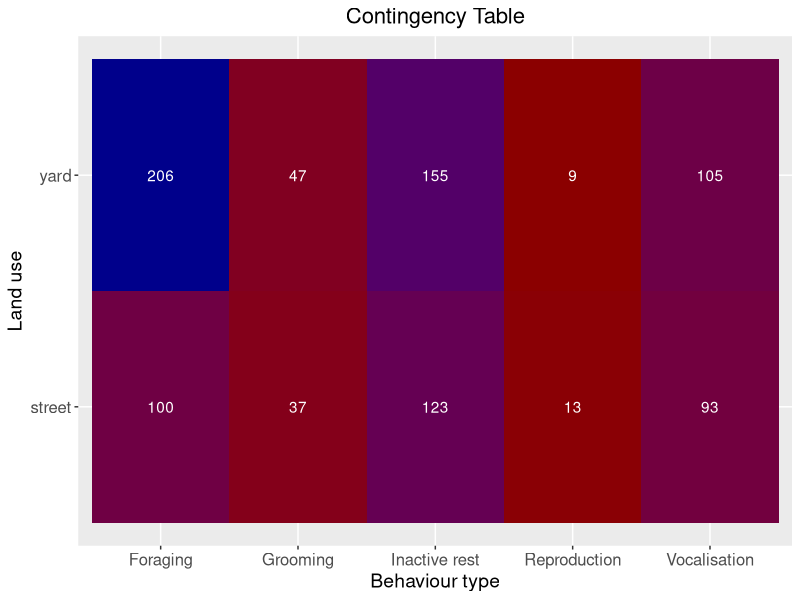
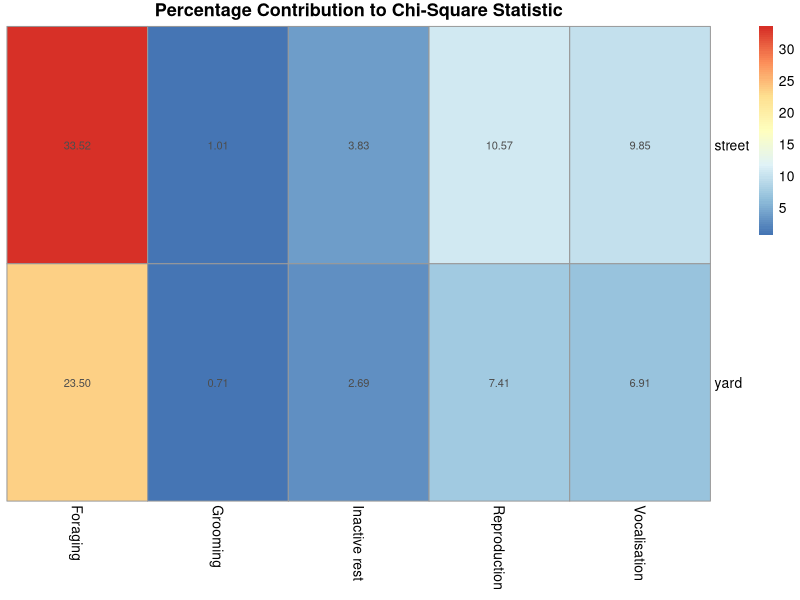
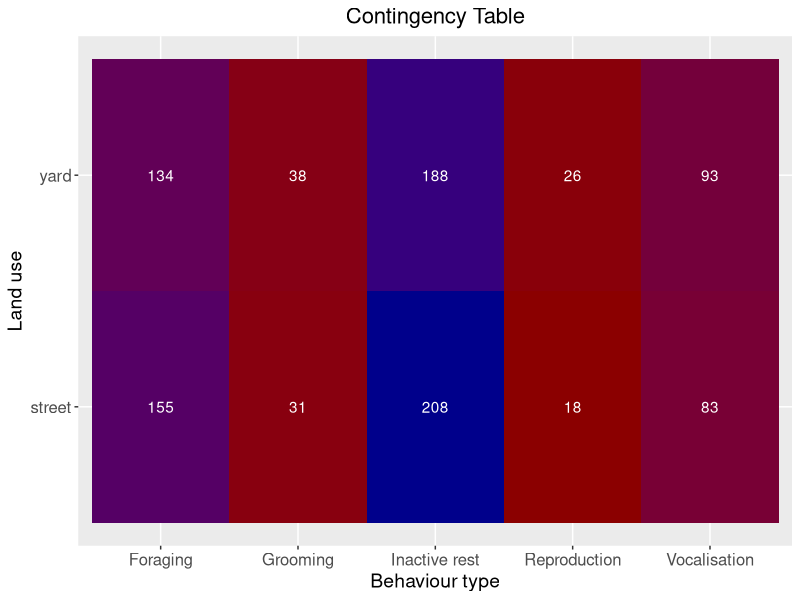
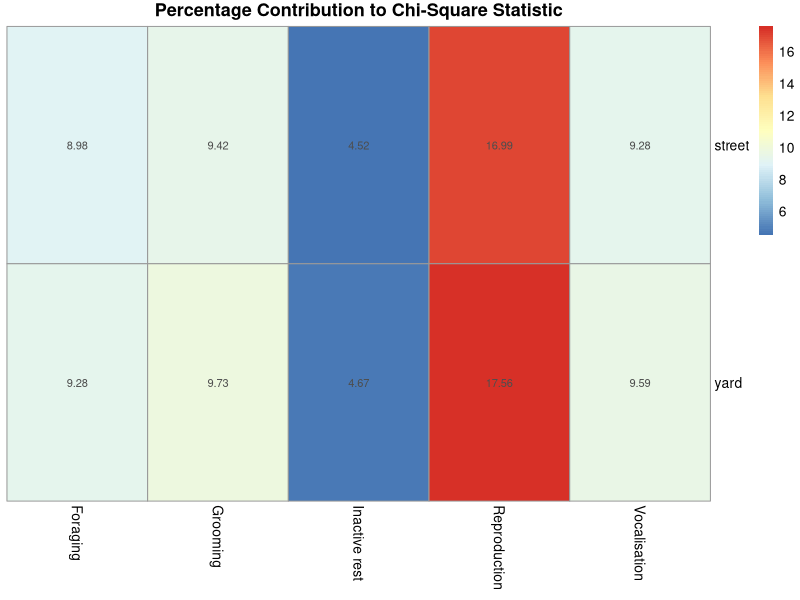

Write the R code that produced these figures, in order. (Note: this script raises an error after producing the figures.)
# In this script we investigate whether bird behaviour patterns 
# differ between yards and ROWs dependent on season by doing a 
# chi-squared test of independence

# Packages used: 
library(tidyverse)
library(ggplot2)
library(pheatmap)
library(vcd)




# Reading in the data
data_global <- read.csv("2-Cleaned_data/cleaned_df.csv") 




#===================================================#
            # CREATING THE DF (SPRING)#
#===================================================#


spring <- subset(data_global, Season == "Spring")

spring <- spring %>% 
  # Removing rows with NA in bird code and behaviour columns
  drop_na(c(Bird.code, Behaviour.type)) %>% 
  # Removing rows where behaviour type was unknown since this is 
  # not a 'behaviour' we want to evaluate biologically
  filter(!grepl("Unknown", Behaviour.type))







#=======================================================#
          # 1. CREATING CONTINGENCY TABLE #
#=======================================================#


# Creating a contingency table showing the frequency of each 
# behaviour + land use combination
spchsq_contingency_table <- table(spring$Landtype,spring$Behaviour.type)


# Transforming the contingency table into a df
spchsq_contingency_df <- as.data.frame(spchsq_contingency_table)
spchsq_matrix <- spchsq_contingency_df %>%
  pivot_wider(names_from = Var2, values_from = Freq) %>%
  column_to_rownames("Var1") 

# Plot of the contingency table
ggplot(spchsq_contingency_df, aes(x = Var2, y = Var1, fill = Freq)) +
  geom_tile() +
  geom_text(aes(label = Freq), color = "white") +
  scale_fill_gradient(low = "red4", high = "blue4") +
  labs(title = "Contingency Table",
       x = "Behaviour type", y = "Land use") +
  theme(
    legend.position = "none",
    plot.title = element_text(size = 16, hjust = 0.5),
    axis.title = element_text(size = 14),
    axis.text = element_text(size = 12),
    strip.text = element_text(size = 12)  
  )


#=======================================================#
          # 2. PEARSONS CHI SQ TEST #
#=======================================================#


spchisq_results <- chisq.test(spchsq_contingency_table)
print(spchisq_results)



# The following code is double-checking sample sizes to ensure there is enough
# Any cells with less than a count of 10
any(spchisq_results$expected < 10) 
# All combinations of land use type and behaviour have at least 10 observation
sum(spchsq_contingency_table) 




#==================================================#
        # PEARSON RESIDUALS AND COUNTS #
#==================================================#


spobserved_counts <- spchisq_results$observed
print(spobserved_counts)

spexpected_counts <- spchisq_results$expected
print(spexpected_counts)

# The residuals identify categories with the largest discrepancies
# and so identify what behaviours are driving the difference

# Positive residuals: observed is higher than expected
# Negative residuals: observed is lower than expected
# Close to zero residual = variables (land use and behaviour type) are independent from each other

# Standardized pearson's residuals
spchisq_results$stdres



#=========================================================#
                # CONTRIBUTION TABLE #
#=========================================================#

# Calculate contribution to chi-square statistic
spcontributions <- (spobserved_counts - spexpected_counts)^2 / spexpected_counts

# Calculate percentage contributions
sptotal_chi_square <- spchisq_results$statistic
sppercentage_contributions <- 100 * spcontributions / sptotal_chi_square

# Print percentage contributions
print("Percentage Contributions:")
print(round(sppercentage_contributions, 2))




#=========================================================#
                        # HEATMAP #
#=========================================================#

# Heatmap visualising the contribution of different combinations 
pheatmap(sppercentage_contributions,
         display_numbers = TRUE,
         cluster_rows = FALSE,
         cluster_cols = FALSE,
         main = "Percentage Contribution to Chi-Square Statistic")






#===============================================================#
                  # CREATING THE DF (SUMMER) #
#==============================================================#




summer <- subset(data_global, Season == "Summer")

summer <- summer %>% 
  # Removing rows with NA in bird code and behaviour columns
  drop_na(c(Bird.code, Behaviour.type)) %>% 
  # Removing rows where behaviour type was unknown since this is 
  # not a 'behaviour' we want to evaluate biologically
  filter(!grepl("Unknown", Behaviour.type))







#=======================================================#
        # 1. CREATING CONTINGENCY TABLE #
#=======================================================#


# Creating a contingency table showing the frequency of each 
# behaviour + land use combination
suchsq_contingency_table <- table(summer$Landtype,summer$Behaviour.type)


# Transforming the contingency table into a df
suchsq_contingency_df <- as.data.frame(suchsq_contingency_table)


# Plot of the contingency table
ggplot(suchsq_contingency_df, aes(x = Var2, y = Var1, fill = Freq)) +
  geom_tile() +
  geom_text(aes(label = Freq), color = "white") +
  scale_fill_gradient(low = "red4", high = "blue4") +
  labs(title = "Contingency Table",
       x = "Behaviour type", y = "Land use") +
  theme(
    legend.position = "none",
    plot.title = element_text(size = 16, hjust = 0.5),
    axis.title = element_text(size = 14),
    axis.text = element_text(size = 12),
    strip.text = element_text(size = 12)  
  )


#=======================================================#
          # 2. PEARSONS CHI SQ TEST #
#=======================================================#

suchisq_results <- chisq.test(suchsq_contingency_table)
print(suchisq_results)



# The following code is double-checking sample sizes to ensure there is enough
# Any cells with less than a count of 10
any(suchisq_results$expected < 10) 
# All combinations of land use type and behaviour have at least 10 observation
sum(suchsq_contingency_table) 




#==================================================#
        # PEARSON RESIDUALS AND COUNTS #
#==================================================#


suobserved_counts <- suchisq_results$observed
print(suobserved_counts)

suexpected_counts <- suchisq_results$expected
print(suexpected_counts)

# The residuals identify categories with the largest discrepancies
# and so identify what behaviours are driving the difference

# Positive residuals: observed is higher than expected
# Negative residuals: observed is lower than expected
# Close to zero residual = variables (land use and behaviour type) are independent from each other

# Standardized pearson's residuals
suchisq_results$stdres



#=========================================================#
              # CONTRIBUTION TABLE #
#=========================================================#

# Calculate contribution to chi-square statistic
sucontributions <- (suobserved_counts - suexpected_counts)^2 / suexpected_counts

# Calculate percentage contributions
sutotal_chi_square <- suchisq_results$statistic
supercentage_contributions <- 100 * sucontributions / sutotal_chi_square

# Print percentage contributions
print("Percentage Contributions:")
print(round(supercentage_contributions, 2))




#=========================================================#
                      # HEATMAP #
#=========================================================#

# Heatmap visualising the contribution of different combinations 
pheatmap(supercentage_contributions,
         display_numbers = TRUE,
         cluster_rows = FALSE,
         cluster_cols = FALSE,
         main = "Percentage Contribution to Chi-Square Statistic")




cramer_v(spchsq_matrix)
